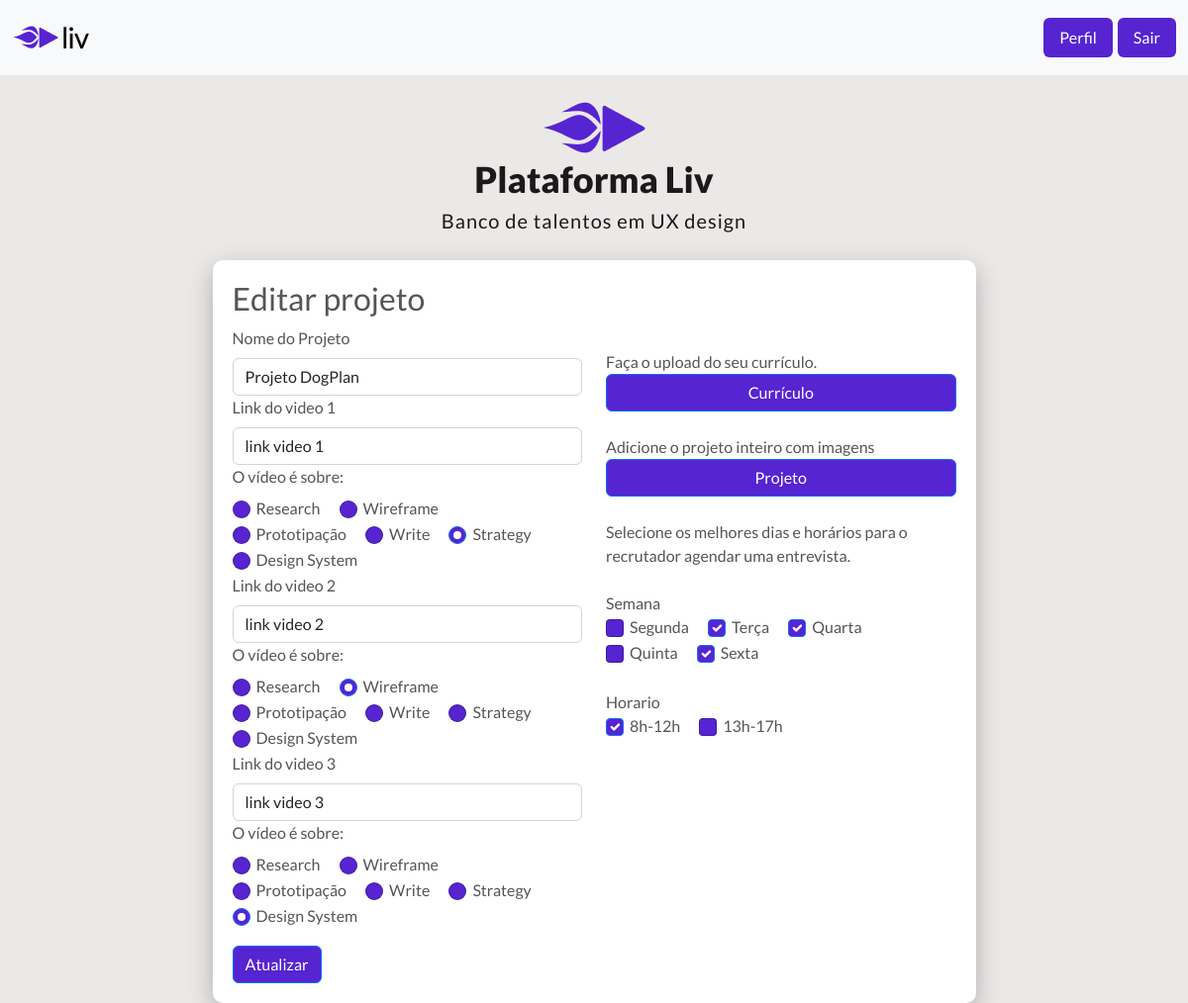
/members/projeto-detalhe/1 (signed in), run on the app's committed database.
### talentos/models.py (models this page shows, shortened)
class Projeto(models.Model):
    ABOUT_PROJECT_CHOICES = (
    ('0', "Research"),
    ('1', "Wireframe"),
    ('2', "Prototipação"),
    ('3', "Write"),
    ('4', "Strategy"),
    ('5', "Design System"))
    DIAS_SEMANA =(
    ('1', 'Segunda'),
    ('2', 'Terça'),
    ('3', 'Quarta'),
    ('4', 'Quinta'),
    ('5', 'Sexta'))
    HORARIOS = (('1', '8h-12h'),
                ('2', '13h-17h'))
    nome = models.CharField(max_length=50)
    titulo = models.CharField(max_length=50)
    video1  = models.CharField(max_length=120, blank=True, null=True)
    video1_about =   models.CharField(max_length=1, choices=ABOUT_PROJECT_CHOICES, default='0')
    video2  = models.CharField(max_length=120,blank=True, null=True)
    video2_about = models.CharField(max_length=1, choices=ABOUT_PROJECT_CHOICES, default='0')
    video3  = models.CharField(max_length=120,blank=True, null=True)
    video3_about = models.CharField(max_length=1, choices=ABOUT_PROJECT_CHOICES, default='0')
    talento = models.ForeignKey(Talento, on_delete=models.CASCADE)
    horario_entrev = MultiSelectField(choices=HORARIOS,max_choices=5, max_length=30, default='0')
    semana_entrev = MultiSelectField(choices=DIAS_SEMANA,max_choices=5, max_length=30, default='1')

### members/views.py (the view)
# urls.py: path('projeto-detalhe/<int:id>', views.projeto_detalhe, name='projeto-detalhe'),
@login_required
def projeto_detalhe(request, id):
    talento = get_object_or_404(Talento, user=request.user)
    obj = get_object_or_404(Projeto, pk=id, talento=talento)
    about_choices = [c for c in obj.ABOUT_PROJECT_CHOICES]
    horario_choices = [h for h in obj.HORARIOS]
    semana_choices = [s for s in obj.DIAS_SEMANA]
    dias_da_semana = obj.semana_entrev[:]
    horarios_disponiveis = obj.horario_entrev[:]
    if request.method == 'POST':
        semana_entrev = request.POST.getlist('semana_entrev')
        nome = request.POST.get('nome')
        video1 = request.POST.get('video1')
        video1_about = request.POST.get('video1_about')
        video2 = request.POST.get('video2')
        video2_about = request.POST.get('video2_about')
        video3 = request.POST.get('video3')
        video3_about = request.POST.get('video3_about')
        horario_entrev= request.POST.getlist('horario_entrev')
        print(semana_entrev)
        print(nome)
        return redirect('projeto-detalhe',id)
    else:
        return render(request,'projetos/projeto-detalhe.html', {'obj':obj,
        'about_choices':about_choices,
        'horario_choices':horario_choices,
        'semana_choices':semana_choices,
        'dias_da_semana': dias_da_semana,
        'horarios_disponiveis': horarios_disponiveis})

### members/templates/projetos/projeto-detalhe.html (shortened to what this page needs)
{% extends 'base.html'%}
{% block content %}
<section id="cadastro-projeto">
  <form action="" method="POST">
    <div class="row">
      <div class="col">
        <h2>Editar projeto</h2>
      </div>
    </div>
    <div class="row">
      <div class="col">
        <div class="mb-3">
          <label for="exampleInputEmail1" class="form-label">Nome do Projeto</label>
          <input type="text" class="form-control" name="nome" value="{{obj.nome}}" />
          <label for="exampleInputEmail1" class="form-label">Link do video 1</label>
          <input type="text" class="form-control" name="video1" value="{{obj.video1}}" />
          <label for="exampleInputEmail1" class="form-label">O vídeo é sobre:</label>
          <div>
            {% for c in about_choices %}
            <div class="form-check form-check-inline">
              <input class="form-check-input" type="radio" name="video1_about" id="flexRadioDefault1" value="{{c.0}}"
                {% if obj.video1_about == c.0 %} checked {% endif %} />
              <label class="form-check-label" for="flexRadioDefault1">
                {{c.1}}
              </label>
            </div>
            {% endfor %}
          </div>
          <label for="exampleInputEmail1" class="form-label">Link do video 2</label>
          <input type="text" class="form-control" name="video2" value="{{obj.video2}}" />
          <label for="exampleInputEmail1" class="form-label">O vídeo é sobre:</label>
          <div>
            {% for c in about_choices %}
            <div class="form-check form-check-inline 2">
              <input class="form-check-input" type="radio" name="video2_about" id="flexRadioDefault2" value="{{c.0}}"
                {% if obj.video2_about == c.0 %} checked {% endif %} />
              <label class="form-check-label" for="flexRadioDefault2">
                {{c.1}}
              </label>
            </div>
            {% endfor %}
          </div>
          <label for="exampleInputEmail1" class="form-label">Link do video 3</label>
          <input type="text" class="form-control" name="video3" value="{{obj.video3}}" />
          <label for="exampleInputEmail1" class="form-label">O vídeo é sobre:</label>
          <div>
            {% for c in about_choices %}
            <div class="form-check form-check-inline min-width">
              <input class="form-check-input" type="radio" name="flexRadioDefault3" id="flexRadioDefault3"
                value="{{c.0}}" {% if obj.video3_about == c.0 %} checked {% endif %} />
              <label class="form-check-label" for="flexRadioDefault3">
                {{c.1}}
              </label>
            </div>
            {% endfor %}
          </div>
        </div>
      </div>
      <div class="col">
        <div class="mt-4">
          <label class="form-check-label" for="flexRadioDefault1">
            Faça o upload do seu currículo.
          </label>
          <button type="submit" class="btn btn-primary btn-base flex-btn">Currículo</button>
        </div>
        <div class="mt-4">
          <label class="form-check-label" for="flexRadioDefault1">
            Adicione o projeto inteiro com imagens
          </label>
          <button type="submit" class="btn btn-primary btn-base flex-btn">Projeto</button>
        </div>
        <div class="mt-4">
          <label class="form-check-label" for="flexRadioDefault1">
            Selecione os melhores dias e horários para o recrutador agendar uma entrevista.
          </label>
        </div>
        <div class="mt-4">
          <label class="form-check-label" for="flexRadioDefault1">
            Semana
          </label>
          <div>
            {% for s in semana_choices %}
            <div class="form-check form-check-inline">
              <input class="form-check-input" type="checkbox" name = "semana_entrev" value="{{s.0}}" id="flexCheckDefault"
                {% if s.0 in dias_da_semana  %} checked {% endif %}>
              <label class="form-check-label" for="flexCheckDefault">
                {{s.1}}
              </label>
            </div>
            {% endfor %}
          </div>
        </div>
        <div class="mt-4">
          <label class="form-check-label" for="flexRadioDefault1">
            Horario
          </label>
          <div>
            {% for h in horario_choices %}
            <div class="form-check form-check-inline">
              <input class="form-check-input" type="checkbox" name = 'horario_entrev' value="{{h.0}}" id="flexCheckDefault"
                {% if h.0 in horarios_disponiveis  %} checked {% endif %}>
              <label class="form-check-label" for="flexCheckDefault">
                {{h.1}}
              </label>
            </div>
            {% endfor %}
          </div>
        </div>
      </div>
    </div>
    <button type="submit" class="btn btn-primary btn-base">Atualizar</button>
  </form>
</section>
{% endblock %}

### templates/static/general/css/base.css (style rules this page uses)
* { margin: 0; padding: 0; box-sizing: border-box; font-family: "Lato", sans-serif; }
html { display: flex; justify-content: center; }
body { background-color: #ebe8e8; width: 100%; max-width: 1500px; text-align: center; }
.form-check-input { background-color: #5624d0 !important; width: 18px !important; height: 18px !important; }
* { padding: 0; margin: 0; -webkit-box-sizing: border-box; box-sizing: border-box; }
body { font-family: "Nunito", sans-serif; color: #555; }
#cadastro-projeto { padding: 20px; margin-top: 100px; background: #ffffff; box-shadow: 0px 8px 24px rgba(0, 0, 0, 0.25); width: 771px; margin: auto; text-align: left; border-radius: 10px; }
.btn-base { background-color: #5624d0 !important; color: white; }
.flex-btn { width: 100%; }

### data on the page
Projeto: nome "Projeto DogPlan", video1 "link video 1", video1_about "☐ Research" "☑", video2 "link video 2", video2_about "☐ Research" "☑", video3 "link video 3", video3_about "☐ Research" "☑"

### other printed values
{{ c.1 }} "Research" "Wireframe" "Prototipação" "Write" "Strategy" "Design System"
{{ s.1 }} "Segunda" "Terça" "Quarta" "Quinta" "Sexta"
{{ h.1 }} "8h-12h" "13h-17h"
